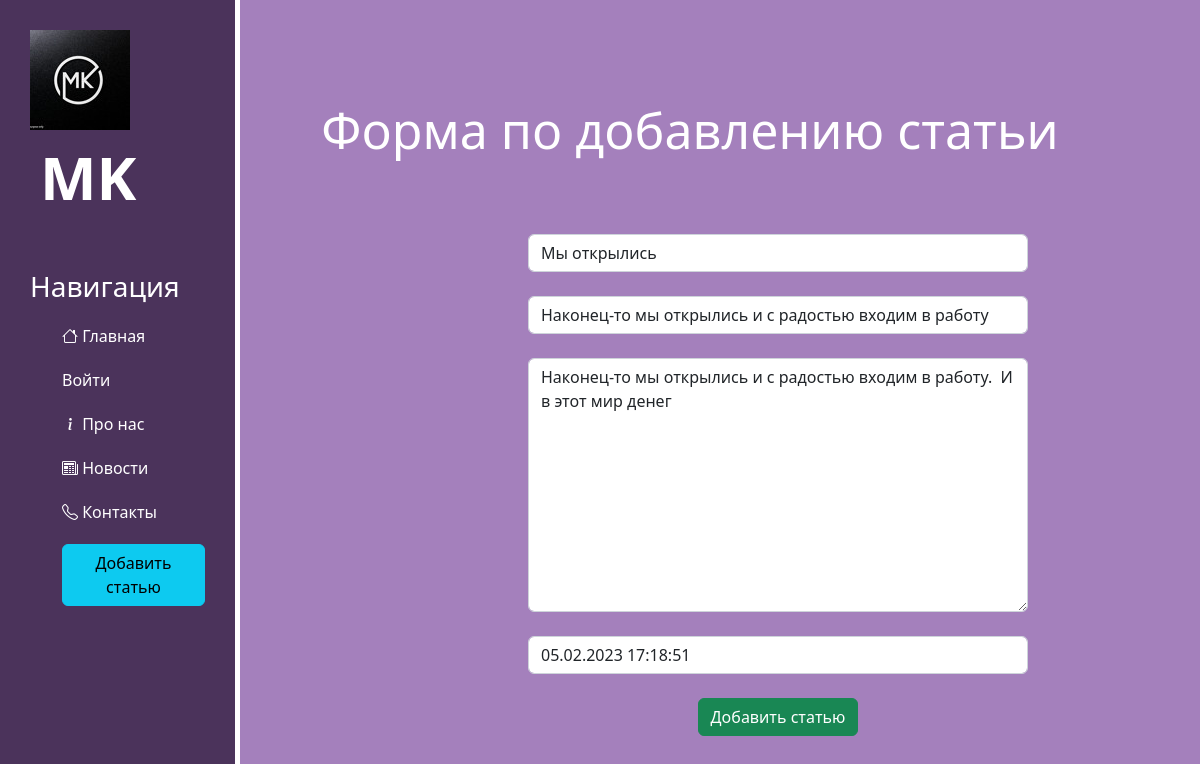
The page /news/2/update on the database its author committed.
### news/models.py (models this page shows, shortened)
class Articles(models.Model):
    title = models.CharField('Название', max_length=50)
    anons = models.CharField('Анонс', max_length=250)
    full_text = models.TextField('Статья')
    date = models.DateTimeField('Дата публикации')
    class Meta:
        verbose_name = 'Новость'
        verbose_name_plural = 'Новости'

### news/views.py (the view)
class NewsUpdateView(UpdateView):
    model = Articles
    template_name = 'news/create.html'
    form_class = ArticlesForm

### news/forms.py
class ArticlesForm(ModelForm):
    class Meta:
        model = Articles
        fields = ['title', 'anons', 'full_text', 'date']
        widgets = {
            "title": TextInput(attrs={
                'class': 'form-control',
                'placeholder': 'Название статьи'
            }),
            "anons": TextInput(attrs={
                'class': 'form-control',
                'placeholder': 'Анонс статьи'
            }),
            "date": DateTimeInput(attrs={
                'class': 'form-control',
                'placeholder': 'Дата публикации'
            }),
            "full_text": Textarea(attrs={
                'class': 'form-control',
                'placeholder': 'Текст статьи'
            }),
        }

### news/templates/news/create.html (shortened to what this page needs)
{% extends 'main/layout.html' %}
{% block content%}
    <div class="features">
        <h1>Форма по добавлению статьи</h1>
        <form method="post"><br>
            {{ form.title }}<br>
            {{ form.anons }}<br>
            {{ form.full_text }}<br>
            {{ form.date }}<br>
            <button class="btn btn-success" type="submit">Добавить статью</button>
        </form>
    </div>
{% endblock %}

### main/static/main/css/main.css (style rules this page uses)
body { background: #A480BC; }
main .features { float: left; color: #fff; margin-top: 100px; text-align: center; width: 75%; }
main .features h1 { font-size: 50px; }
form { margin-left: 32%; width: 500px; margin-top: 50px; }

### rows shown on the page
Articles: title "Мы открылись", anons "Наконец-то мы открылись и с радостью входим в работу", full_text "Наконец-то мы открылись и с радостью входим в работу. И в этот мир денег", date "05.02.2023 17:18:51"
